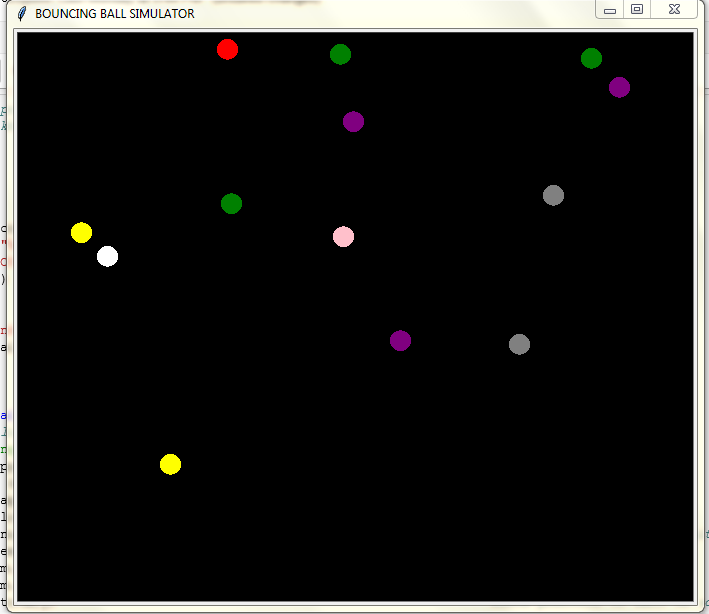

Source code (Python):
#Bouncing ball program
#created by Shikha Singh

import turtle
import random

wn=turtle.Screen()                                                       #sets the screen for bouncing balls
wn.bgcolor("black")                                                      #sets background-color of the screen
wn.title("BOUNCING BALL SIMULATOR")                                      #sets title of the screen
wn.tracer(0)

balls=[]
colors=["pink","white","yellow","red","purple","blue","gray","green"]
for x in range(15):
    balls.append(turtle.Turtle())

for ball in balls:
    ball.shape("circle")
    ball.color(random.choice(colors))
    ball.penup()                                                           #turtle starts by default-at the center of screen,so not to show its movement to another position by drawing line use penup()
    ball.speed(8)    #sets the animation speed
    x=random.randint(-200,200)
    y=random.randint(200,400)
    ball.goto(x,y)                                                      #sets position of ball on screen
    ball.dy=0
    ball.dx=random.randint(-6,6)
gravity=0.1

while True:
    wn.update()
    for ball in balls:
        ball.dy-=gravity                                               #to bring ball down to show effect of gravity
        ball.sety(ball.ycor()+ball.dy)
        ball.setx(ball.xcor()+ball.dx)
        
        #checks for a wall collision
        if ball.xcor()>300:
            ball.dx*=-1
        if ball.xcor()<-300:
            ball.dx*=-1
            
        #Check for a bounce from lower surface
        if ball.ycor()<-300:
            ball.dy*=-1
        


wn.mainloop()
